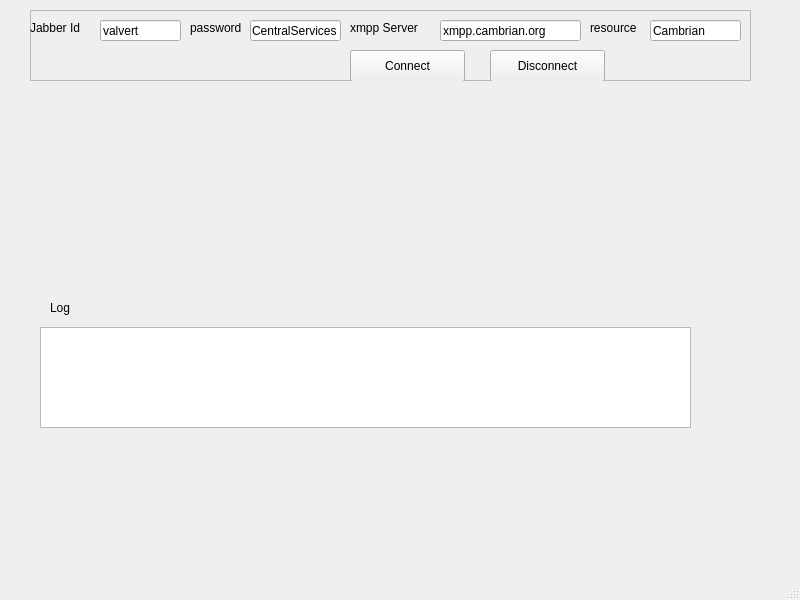
<?xml version="1.0" encoding="UTF-8"?>
<ui version="4.0">
 <class>MainWindow</class>
 <widget class="QMainWindow" name="MainWindow">
  <property name="geometry">
   <rect>
    <x>0</x>
    <y>0</y>
    <width>800</width>
    <height>600</height>
   </rect>
  </property>
  <property name="windowTitle">
   <string>MainWindow</string>
  </property>
  <widget class="QWidget" name="centralwidget">
   <widget class="QLabel" name="label_3">
    <property name="geometry">
     <rect>
      <x>190</x>
      <y>20</y>
      <width>59</width>
      <height>16</height>
     </rect>
    </property>
    <property name="text">
     <string>password</string>
    </property>
   </widget>
   <widget class="QLineEdit" name="jid">
    <property name="geometry">
     <rect>
      <x>100</x>
      <y>20</y>
      <width>81</width>
      <height>21</height>
     </rect>
    </property>
    <property name="text">
     <string>valvert</string>
    </property>
   </widget>
   <widget class="QLineEdit" name="resource">
    <property name="geometry">
     <rect>
      <x>650</x>
      <y>20</y>
      <width>91</width>
      <height>21</height>
     </rect>
    </property>
    <property name="text">
     <string>Cambrian</string>
    </property>
   </widget>
   <widget class="QLabel" name="label_4">
    <property name="geometry">
     <rect>
      <x>50</x>
      <y>300</y>
      <width>59</width>
      <height>16</height>
     </rect>
    </property>
    <property name="text">
     <string>Log</string>
    </property>
   </widget>
   <widget class="QTextBrowser" name="log">
    <property name="geometry">
     <rect>
      <x>40</x>
      <y>327</y>
      <width>651</width>
      <height>101</height>
     </rect>
    </property>
   </widget>
   <widget class="QLineEdit" name="password">
    <property name="geometry">
     <rect>
      <x>250</x>
      <y>20</y>
      <width>91</width>
      <height>21</height>
     </rect>
    </property>
    <property name="inputMask">
     <string/>
    </property>
    <property name="text">
     <string>CentralServices</string>
    </property>
   </widget>
   <widget class="QLabel" name="label">
    <property name="geometry">
     <rect>
      <x>30</x>
      <y>20</y>
      <width>59</width>
      <height>16</height>
     </rect>
    </property>
    <property name="text">
     <string>Jabber Id</string>
    </property>
   </widget>
   <widget class="QLabel" name="label_5">
    <property name="geometry">
     <rect>
      <x>590</x>
      <y>20</y>
      <width>59</width>
      <height>16</height>
     </rect>
    </property>
    <property name="text">
     <string>resource</string>
    </property>
   </widget>
   <widget class="QLineEdit" name="xmppServer">
    <property name="geometry">
     <rect>
      <x>440</x>
      <y>20</y>
      <width>141</width>
      <height>21</height>
     </rect>
    </property>
    <property name="text">
     <string>xmpp.cambrian.org</string>
    </property>
   </widget>
   <widget class="QLabel" name="label_2">
    <property name="geometry">
     <rect>
      <x>350</x>
      <y>20</y>
      <width>101</width>
      <height>16</height>
     </rect>
    </property>
    <property name="text">
     <string>xmpp Server</string>
    </property>
   </widget>
   <widget class="QFrame" name="frame">
    <property name="geometry">
     <rect>
      <x>30</x>
      <y>10</y>
      <width>721</width>
      <height>71</height>
     </rect>
    </property>
    <property name="frameShape">
     <enum>QFrame::StyledPanel</enum>
    </property>
    <property name="frameShadow">
     <enum>QFrame::Raised</enum>
    </property>
    <widget class="QPushButton" name="disconnect_2">
     <property name="geometry">
      <rect>
       <x>460</x>
       <y>40</y>
       <width>115</width>
       <height>32</height>
      </rect>
     </property>
     <property name="text">
      <string>Disconnect</string>
     </property>
    </widget>
    <widget class="QPushButton" name="connect_2">
     <property name="geometry">
      <rect>
       <x>320</x>
       <y>40</y>
       <width>115</width>
       <height>32</height>
      </rect>
     </property>
     <property name="text">
      <string>Connect</string>
     </property>
    </widget>
   </widget>
   <zorder>frame</zorder>
   <zorder>label_3</zorder>
   <zorder>jid</zorder>
   <zorder>resource</zorder>
   <zorder>label_4</zorder>
   <zorder>log</zorder>
   <zorder>password</zorder>
   <zorder>label</zorder>
   <zorder>label_5</zorder>
   <zorder>xmppServer</zorder>
   <zorder>label_2</zorder>
  </widget>
  <widget class="QMenuBar" name="menubar">
   <property name="geometry">
    <rect>
     <x>0</x>
     <y>0</y>
     <width>800</width>
     <height>22</height>
    </rect>
   </property>
  </widget>
  <widget class="QStatusBar" name="statusbar"/>
 </widget>
 <resources/>
 <connections/>
</ui>
